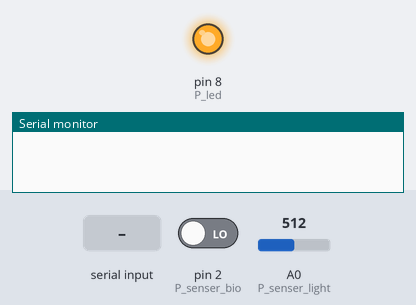
Simulated run of this sketch. Board: Arduino Uno, built with avr-gcc and run on an emulated ATmega328P. Parts: output pins drawn as LEDs (lit = HIGH), the last lines printed to the serial monitor. The test bench sets the inputs (shaded band); at power-on: pin 2 (P_senser_bio) LOW, A0 (P_senser_light) = 512.

Above: at 1.2 s.
1.3 s: "led off" received over Serial
At 3.1 s:
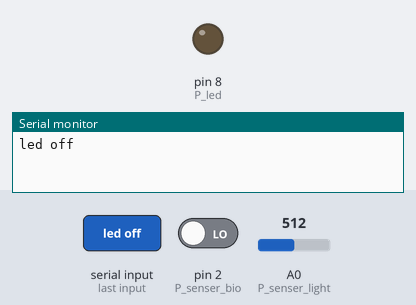
3.8 s: "led on" received over Serial
At 6.0 s:
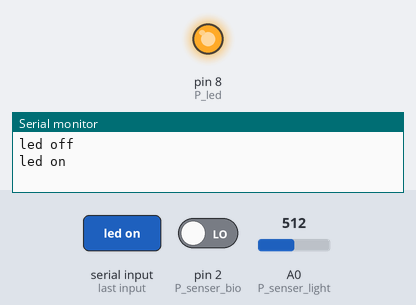
6.3 s: "led auto" received over Serial
8.8 s: pin 2 (P_senser_bio) driven HIGH
At 9.1 s:
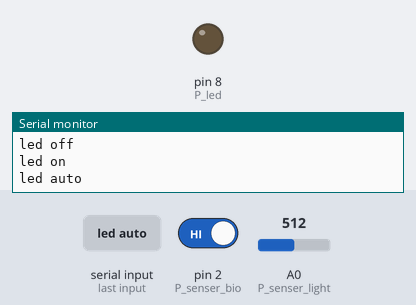
10.3 s: pin 2 (P_senser_bio) driven LOW
At 11.4 s:
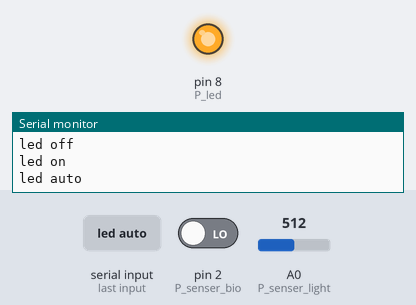
Timing chart, 0 to 12.8 s (numbered marks = the images above; inputs shaded):
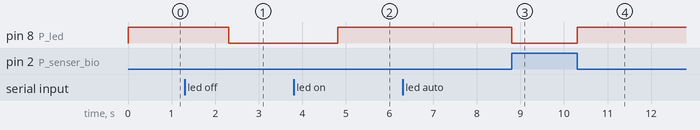

Measured:
- after the input at 1.3 s, pin 8 (P_led): HIGH → LOW after 1.0 s
- after the input at 3.8 s, pin 8 (P_led): LOW → HIGH after 1.0 s
- after the input at 8.8 s, pin 8 (P_led): HIGH → LOW at once
- after the input at 10.3 s, pin 8 (P_led): LOW → HIGH at once

The sketch:

Controll_Bulb.ino
```cpp
unsigned int P_led = 8;
unsigned int P_bulb = 9;
unsigned int P_senser_light = A0;
unsigned int P_senser_bio = 2;

bool C_led_auto = true;

int D_sense_light;
int D_sense_bio;

void setup() {
  Serial.begin(9600);
  pinMode(P_led, OUTPUT);
  pinMode(P_senser_light, INPUT);
  pinMode(P_senser_bio, INPUT);
  pinMode(P_bulb, INPUT);
  digitalWrite(P_led, HIGH);
}

void loop() {
    if (Serial.available())
    {
        String read_line = Serial.readString();
        Serial.println(read_line);
        if (read_line == "led on")
        {
          digitalWrite(P_led, HIGH);
          C_led_auto = false;
        }
        else if (read_line == "led off")
        {
          digitalWrite(P_led, LOW);
          C_led_auto = false;
        }
        else if (read_line == "led auto")
        {
          C_led_auto = true;
        }
        else if (read_line == "bulb on")
        {
          digitalWrite(P_bulb, HIGH);
        }
        else if (read_line == "bulb off")
        {
          digitalWrite(P_bulb, LOW);
        }
    }

    D_sense_light =  analogRead(P_senser_light);
    D_sense_bio = digitalRead(P_senser_bio);


    if (C_led_auto)
    {
      if (D_sense_bio == HIGH)
      {
          digitalWrite(P_led, LOW);
      }
      else
      {
          digitalWrite(P_led, HIGH);
      }
    }
}
```
